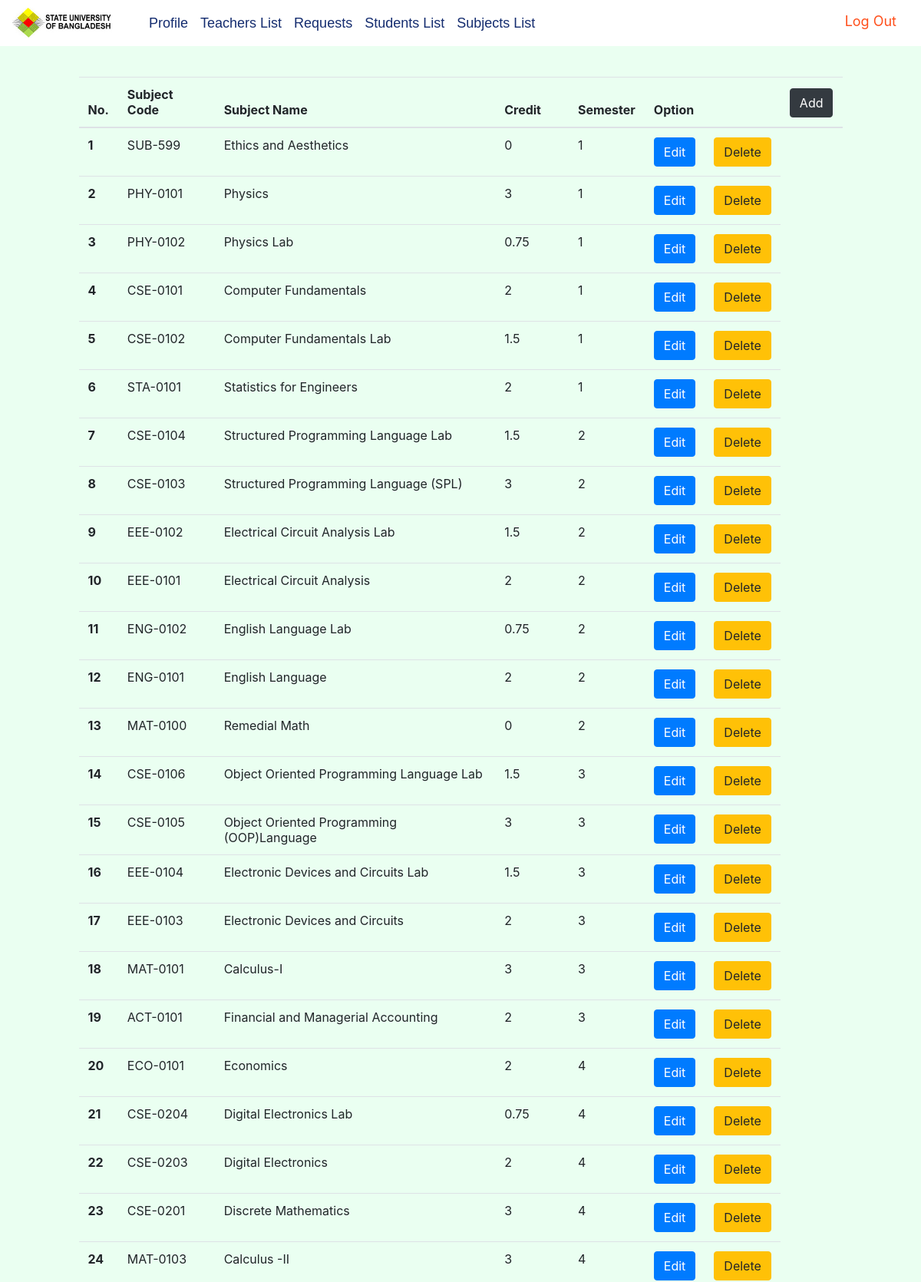
The app's page /admin_subject_list.php (signed in, upper part) with its own data.
### tables this page shows
CREATE TABLE `subjects` (
  `code` varchar(10) NOT NULL,
  `sub` varchar(60) DEFAULT NULL,
  `semester` int(1) DEFAULT NULL,
  `credit` double DEFAULT NULL,
  `id` int(11) NOT NULL
);

### admin_subject_list.php (the view, shortened to what this page needs)
<html>
<head>
    <link href="laibery/bootstrap.min.css" rel="stylesheet">
    <?php
    include_once 'laibery/db.php';
    ?>
</head>
<body style="background-color: rgba(230,255,239,0.82)">
<div style="height: 100px" class="header">
    <?php
    include_once 'admin_nav.php';
    ?>
</div>
<div class="row">
    <div class="col-md-1"></div>
    <div class="col-md-10">
        <table class="table">
            <thead>
            <tr>
                <?php
                $query="SELECT * from subjects order by semester";
                $result=mysqli_query($link,$query);
                $data=mysqli_fetch_all($result,MYSQLI_ASSOC);
                $i=1;
                ?>
                <th scope="col">No.</th>
                <th scope="col">Subject Code</th>
                <th scope="col">Subject Name</th>
                <th scope="col">Credit</th>
                <th scope="col"></th>
                <th scope="col">Semester</th>
                <th scope="col">Option</th>
                <th scope="col"></th>
                <th scope="col">
                    <a href="admin_sub_add.php">
                        <button type="button" class="btn btn-dark">Add</button>
                    </a>
                </th>
            </tr>
            </thead>
            <tbody>
            <?php
            foreach ($data as $data_items):
                ?>
                <tr>
                    <th scope="row"><?= $i++?></th>
                    <td><?= $data_items['code']?></td>
                    <td><?= $data_items['sub']?></td>
                    <td><?= $data_items['credit']?></td>
                    <td></td>
                    <td><?= $data_items['semester']?></td>
                    <td><a style="text-decoration: none" href="admin_subject_edit.php?id=<?= $data_items['id']?>">
                            <button class="btn btn-primary">Edit</button>
                        </a>
                    </td>
                    <td>
                        <a style="text-decoration: none" href="admin_subject_delete.php?id=<?= $data_items['id']?>">
                            <button class="btn btn-warning">Delete</button>
                        </a>
                    </td>
                </tr>
            <?php endforeach; ?>
            </tbody>
        </table>
    </div>
</div>
</body>
</html>

### records on screen
subjects: code "SUB-599", sub "Ethics and Aesthetics", credit "0", semester "1"
subjects: code "PHY-0101", sub "Physics", credit "3", semester "1"
subjects: code "PHY-0102", sub "Physics Lab", credit "0.75", semester "1"
subjects: code "CSE-0101", sub "Computer Fundamentals", credit "2", semester "1"
subjects: code "CSE-0102", sub "Computer Fundamentals Lab", credit "1.5", semester "1"
subjects: code "STA-0101", sub "Statistics for Engineers", credit "2", semester "1"
subjects: code "CSE-0104", sub "Structured Programming Language Lab", credit "1.5", semester "2"
subjects: code "CSE-0103", sub "Structured Programming Language (SPL)", credit "3", semester "2"
subjects: code "EEE-0102", sub "Electrical Circuit Analysis Lab", credit "1.5", semester "2"
subjects: code "EEE-0101", sub "Electrical Circuit Analysis", credit "2", semester "2"
subjects: code "ENG-0102", sub "English Language Lab", credit "0.75", semester "2"
subjects: code "ENG-0101", sub "English Language", credit "2", semester "2"
subjects: code "MAT-0100", sub "Remedial Math", credit "0", semester "2"
subjects: code "CSE-0106", sub "Object Oriented Programming Language Lab", credit "1.5", semester "3"
subjects: code "CSE-0105", sub "Object Oriented Programming (OOP)Language", credit "3", semester "3"
subjects: code "EEE-0104", sub "Electronic Devices and Circuits Lab", credit "1.5", semester "3"
subjects: code "EEE-0103", sub "Electronic Devices and Circuits", credit "2", semester "3"
subjects: code "MAT-0101", sub "Calculus-I", credit "3", semester "3"
subjects: code "ACT-0101", sub "Financial and Managerial Accounting", credit "2", semester "3"
subjects: code "ECO-0101", sub "Economics", credit "2", semester "4"
subjects: code "CSE-0204", sub "Digital Electronics Lab", credit "0.75", semester "4"
subjects: code "CSE-0203", sub "Digital Electronics", credit "2", semester "4"
subjects: code "CSE-0201", sub "Discrete Mathematics", credit "3", semester "4"
subjects: code "MAT-0103", sub "Calculus -II", credit "3", semester "4"
